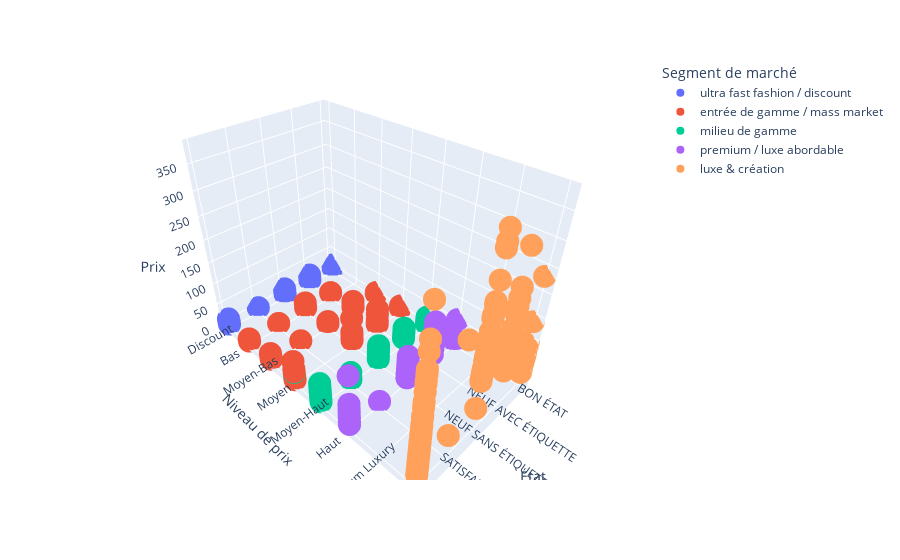

The notebook cell this image was saved under:
### Code cell
px.scatter_3d(filtered_df_shirt, x='État', y='Niveau de prix', z='Prix', color='Segment de marché', category_orders=category_orders)

### Figure 1 — Plotly figure (JSON) as saved in the notebook; plotly's stock layout.template omitted (floating-point values rounded to 4 significant figures; data arrays with more than 128 entries replaced by an {"elided": "..."} marker saying what was removed)
{"data": [{"hovertemplate": "Segment de marché=ultra fast fashion / discount<br>État=%{x}<br>Niveau de prix=%{y}<br>Prix=%{z}<extra></extra>", "legendgroup": "ultra fast fashion / discount", "marker": {"color": "#636efa", "symbol": "circle"}, "mode": "markers", "name": "ultra fast fashion / discount", "scene": "scene", "showlegend": true, "type": "scatter3d", "x": ["NEUF SANS ÉTIQUETTE", "NEUF SANS ÉTIQUETTE", "TRÈS BON ÉTAT", "TRÈS BON ÉTAT", "TRÈS BON ÉTAT", "TRÈS BON ÉTAT", "NEUF SANS ÉTIQUETTE", "NEUF AVEC ÉTIQUETTE", "NEUF SANS ÉTIQUETTE", "TRÈS BON ÉTAT", "NEUF SANS ÉTIQUETTE", "NEUF SANS ÉTIQUETTE", "TRÈS BON ÉTAT", "BON ÉTAT", "NEUF SANS ÉTIQUETTE", "TRÈS BON ÉTAT", "TRÈS BON ÉTAT", "NEUF SANS ÉTIQUETTE", "NEUF SANS ÉTIQUETTE", "NEUF SANS ÉTIQUETTE", "BON ÉTAT", "NEUF SANS ÉTIQUETTE", "TRÈS BON ÉTAT", "TRÈS BON ÉTAT", "NEUF SANS ÉTIQUETTE", "TRÈS BON ÉTAT", "NEUF SANS ÉTIQUETTE", "NEUF SANS ÉTIQUETTE", "BON ÉTAT", "TRÈS BON ÉTAT", "TRÈS BON ÉTAT", "TRÈS BON ÉTAT", "TRÈS BON ÉTAT", "TRÈS BON ÉTAT", "NEUF AVEC ÉTIQUETTE", "NEUF SANS ÉTIQUETTE", "NEUF SANS ÉTIQUETTE", "NEUF SANS ÉTIQUETTE", "TRÈS BON ÉTAT", "NEUF AVEC ÉTIQUETTE", "NEUF SANS ÉTIQUETTE", "TRÈS BON ÉTAT", "NEUF SANS ÉTIQUETTE", "NEUF SANS ÉTIQUETTE", "NEUF AVEC ÉTIQUETTE", "TRÈS BON ÉTAT", "NEUF AVEC ÉTIQUETTE", "SATISFAISANT", "NEUF AVEC ÉTIQUETTE", "BON ÉTAT", "TRÈS BON ÉTAT", "BON ÉTAT", "TRÈS BON ÉTAT", "TRÈS BON ÉTAT", "NEUF SANS ÉTIQUETTE", "TRÈS BON ÉTAT", "NEUF SANS ÉTIQUETTE", "NEUF SANS ÉTIQUETTE", "NEUF SANS ÉTIQUETTE", "NEUF SANS ÉTIQUETTE", "TRÈS BON ÉTAT", "NEUF SANS ÉTIQUETTE", "BON ÉTAT", "NEUF SANS ÉTIQUETTE", "NEUF SANS ÉTIQUETTE", "TRÈS BON ÉTAT", "NEUF AVEC ÉTIQUETTE", "TRÈS BON ÉTAT", "TRÈS BON ÉTAT", "TRÈS BON ÉTAT", "TRÈS BON ÉTAT", "NEUF SANS ÉTIQUETTE", "NEUF AVEC ÉTIQUETTE", "NEUF SANS ÉTIQUETTE", "NEUF SANS ÉTIQUETTE", "NEUF SANS ÉTIQUETTE", "NEUF AVEC ÉTIQUETTE", "NEUF SANS ÉTIQUETTE", "NEUF SANS ÉTIQUETTE", "NEUF SANS ÉTIQUETTE", "TRÈS BON ÉTAT", "NEUF SANS ÉTIQUETTE", "TRÈS BON ÉTAT", "NEUF SANS ÉTIQUETTE", "TRÈS BON ÉTAT", "TRÈS BON ÉTAT", "BON ÉTAT", "TRÈS BON ÉTAT", "TRÈS BON ÉTAT", "BON ÉTAT", "TRÈS BON ÉTAT", "BON ÉTAT", "BON ÉTAT", "TRÈS BON ÉTAT", "TRÈS BON ÉTAT", "TRÈS BON ÉTAT", "TRÈS BON ÉTAT", "NEUF SANS ÉTIQUETTE", "TRÈS BON ÉTAT", "NEUF SANS ÉTIQUETTE", "NEUF SANS ÉTIQUETTE", "TRÈS BON ÉTAT", "TRÈS BON ÉTAT", "NEUF SANS ÉTIQUETTE", "TRÈS BON ÉTAT", "NEUF AVEC ÉTIQUETTE", "NEUF AVEC ÉTIQUETTE", "TRÈS BON ÉTAT", "TRÈS BON ÉTAT", "TRÈS BON ÉTAT", "NEUF SANS ÉTIQUETTE", "TRÈS BON ÉTAT", "NEUF SANS ÉTIQUETTE", "BON ÉTAT", "NEUF SANS ÉTIQUETTE", "NEUF SANS ÉTIQUETTE", "TRÈS BON ÉTAT", "TRÈS BON ÉTAT", "NEUF SANS ÉTIQUETTE", "TRÈS BON ÉTAT", "TRÈS BON ÉTAT"], "y": ["Discount", "Discount", "Discount", "Discount", "Discount", "Discount", "Discount", "Discount", "Discount", "Discount", "Discount", "Discount", "Discount", "Discount", "Discount", "Discount", "Discount", "Discount", "Discount", "Discount", "Discount", "Discount", "Discount", "Discount", "Discount", "Discount", "Discount", "Discount", "Discount", "Discount", "Discount", "Discount", "Discount", "Discount", "Discount", "Discount", "Discount", "Discount", "Discount", "Discount", "Discount", "Discount", "Discount", "Discount", "Discount", "Discount", "Discount", "Discount", "Discount", "Discount", "Discount", "Discount", "Discount", "Discount", "Discount", "Discount", "Discount", "Discount", "Discount", "Discount", "Discount", "Discount", "Discount", "Discount", "Discount", "Discount", "Discount", "Discount", "Discount", "Discount", "Discount", "Discount", "Discount", "Discount", "Discount", "Discount", "Discount", "Discount", "Discount", "Discount", "Discount", "Discount", "Discount", "Discount", "Discount", "Discount", "Discount", "Discount", "Discount", "Discount", "Discount", "Discount", "Discount", "Discount", "Discount", "Discount", "Discount", "Discount", "Discount", "Discount", "Discount", "Discount", "Discount", "Discount", "Discount", "Discount", "Discount", "Discount", "Discount", "Discount", "Discount", "Discount", "Discount", "Discount", "Discount", "Discount", "Discount", "Discount", "Discount", "Discount", "Discount"], "z": [5, 5, 5, 15, 2, 2, 15, 4, 4, 2, 4, 3, 10, 2, 5, 3, 3, 5, 4, 5, 2, 5, 3, 3, 3, 2, 3, 5, 1, 1, 3.5, 2, 3.5, 2, 6.5, 15, 3, 2, 4.5, 8, 10, 5, 1, 2, 8, 3, 7, 3, 5, 5, 8, 2, 8, 8, 7.5, 1, 3, 5, 9, 7, 9, 5, 9, 2, 2, 4, 2.5, 4, 4, 3, 4.99, 5, 7, 12, 11, 5, 16, 8, 7, 10, 7, 5, 5, 5, 6, 5, 5, 4, 5, 4, 3, 4, 5, 3.5, 5, 10, 5, 10, 4, 5, 5, 4, 6, 10, 4, 7, 5, 3, 3, 6, 4, 9, 8.5, 1, 5, 4, 6.5, 7, 5, 10, 8]}, {"hovertemplate": "Segment de marché=entrée de gamme / mass market<br>État=%{x}<br>Niveau de prix=%{y}<br>Prix=%{z}<extra></extra>", "legendgroup": "entrée de gamme / mass market", "marker": {"color": "#EF553B", "symbol": "circle"}, "mode": "markers", "name": "entrée de gamme / mass market", "scene": "scene", "showlegend": true, "type": "scatter3d", "x": ["TRÈS BON ÉTAT", "NEUF AVEC ÉTIQUETTE", "TRÈS BON ÉTAT", "TRÈS BON ÉTAT", "TRÈS BON ÉTAT", "TRÈS BON ÉTAT", "NEUF SANS ÉTIQUETTE", "NEUF SANS ÉTIQUETTE", "NEUF SANS ÉTIQUETTE", "TRÈS BON ÉTAT", "TRÈS BON ÉTAT", "NEUF SANS ÉTIQUETTE", "TRÈS BON ÉTAT", "TRÈS BON ÉTAT", "TRÈS BON ÉTAT", "TRÈS BON ÉTAT", "TRÈS BON ÉTAT", "TRÈS BON ÉTAT", "NEUF SANS ÉTIQUETTE", "NEUF SANS ÉTIQUETTE", "TRÈS BON ÉTAT", "NEUF AVEC ÉTIQUETTE", "TRÈS BON ÉTAT", "TRÈS BON ÉTAT", "NEUF AVEC ÉTIQUETTE", "TRÈS BON ÉTAT", "TRÈS BON ÉTAT", "TRÈS BON ÉTAT", "TRÈS BON ÉTAT", "NEUF AVEC ÉTIQUETTE", "NEUF AVEC ÉTIQUETTE", "SATISFAISANT", "TRÈS BON ÉTAT", "TRÈS BON ÉTAT", "NEUF SANS ÉTIQUETTE", "TRÈS BON ÉTAT", "TRÈS BON ÉTAT", "TRÈS BON ÉTAT", "NEUF SANS ÉTIQUETTE", "TRÈS BON ÉTAT", "TRÈS BON ÉTAT", "TRÈS BON ÉTAT", "TRÈS BON ÉTAT", "TRÈS BON ÉTAT", "TRÈS BON ÉTAT", "TRÈS BON ÉTAT", "TRÈS BON ÉTAT", "TRÈS BON ÉTAT", "TRÈS BON ÉTAT", "TRÈS BON ÉTAT", "BON ÉTAT", "BON ÉTAT", "TRÈS BON ÉTAT", "TRÈS BON ÉTAT", "BON ÉTAT", "TRÈS BON ÉTAT", "TRÈS BON ÉTAT", "NEUF SANS ÉTIQUETTE", "NEUF SANS ÉTIQUETTE", "TRÈS BON ÉTAT", "NEUF SANS ÉTIQUETTE", "NEUF AVEC ÉTIQUETTE", "NEUF AVEC ÉTIQUETTE", "TRÈS BON ÉTAT", "BON ÉTAT", "TRÈS BON ÉTAT", "NEUF SANS ÉTIQUETTE", "TRÈS BON ÉTAT", "NEUF SANS ÉTIQUETTE", "TRÈS BON ÉTAT", "NEUF SANS ÉTIQUETTE", "NEUF SANS ÉTIQUETTE", "NEUF SANS ÉTIQUETTE", "TRÈS BON ÉTAT", "TRÈS BON ÉTAT", "TRÈS BON ÉTAT", "TRÈS BON ÉTAT", "TRÈS BON ÉTAT", "NEUF AVEC ÉTIQUETTE", "TRÈS BON ÉTAT", "TRÈS BON ÉTAT", "NEUF SANS ÉTIQUETTE", "TRÈS BON ÉTAT", "NEUF SANS ÉTIQUETTE", "TRÈS BON ÉTAT", "NEUF SANS ÉTIQUETTE", "TRÈS BON ÉTAT", "TRÈS BON ÉTAT", "NEUF AVEC ÉTIQUETTE", "TRÈS BON ÉTAT", "TRÈS BON ÉTAT", "NEUF SANS ÉTIQUETTE", "TRÈS BON ÉTAT", "TRÈS BON ÉTAT", "TRÈS BON ÉTAT", "TRÈS BON ÉTAT", "TRÈS BON ÉTAT", "TRÈS BON ÉTAT", "NEUF SANS ÉTIQUETTE", "NEUF SANS ÉTIQUETTE", "BON ÉTAT", "TRÈS BON ÉTAT", "TRÈS BON ÉTAT", "TRÈS BON ÉTAT", "BON ÉTAT", "NEUF AVEC ÉTIQUETTE", "BON ÉTAT", "NEUF SANS ÉTIQUETTE", "BON ÉTAT", "TRÈS BON ÉTAT", "NEUF AVEC ÉTIQUETTE", "SATISFAISANT", "TRÈS BON ÉTAT", "BON ÉTAT", "TRÈS BON ÉTAT", "TRÈS BON ÉTAT", "TRÈS BON ÉTAT", "TRÈS BON ÉTAT", "NEUF SANS ÉTIQUETTE", "TRÈS BON ÉTAT", "TRÈS BON ÉTAT"], "y": ["Moyen", "Moyen", "Moyen", "Moyen", "Bas", "Bas", "Bas", "Bas", "Bas", "Moyen", "Moyen", "Moyen", "Bas", "Bas", "Bas", "Moyen", "Moyen", "Bas", "Bas", "Bas", "Moyen", "Moyen-Bas", "Bas", "Moyen", "Moyen-Bas", "Moyen", "Bas", "Bas", "Bas", "Bas", "Bas", "Bas", "Moyen", "Moyen", "Moyen", "Moyen", "Moyen", "Moyen", "Moyen", "Moyen", "Moyen", "Moyen", "Moyen", "Moyen", "Moyen", "Moyen", "Moyen", "Moyen", "Moyen", "Moyen", "Moyen", "Moyen", "Moyen", "Moyen", "Moyen", "Moyen", "Moyen", "Moyen", "Moyen", "Moyen", "Moyen", "Moyen", "Moyen", "Moyen", "Moyen", "Moyen", "Moyen", "Moyen", "Moyen", "Moyen", "Moyen", "Moyen", "Moyen", "Moyen", "Moyen", "Moyen", "Moyen", "Moyen", "Moyen", "Moyen", "Moyen", "Moyen", "Moyen", "Moyen", "Moyen", "Moyen", "Moyen", "Moyen", "Moyen", "Moyen", "Moyen-Bas", "Moyen-Bas", "Moyen-Bas", "Moyen-Bas", "Moyen-Bas", "Moyen-Bas", "Moyen-Bas", "Moyen-Bas", "Moyen-Bas", "Moyen-Bas", "Moyen-Bas", "Moyen-Bas", "Moyen-Bas", "Moyen-Bas", "Moyen-Bas", "Moyen-Bas", "Moyen-Bas", "Moyen-Bas", "Moyen-Bas", "Moyen-Bas", "Moyen-Bas", "Moyen-Bas", "Moyen-Bas", "Moyen-Bas", "Moyen-Bas", "Moyen-Bas", "Moyen", "Moyen", "Moyen", "Moyen-Bas", "Moyen-Bas"], "z": [5, 28, 11.5, 10, 7, 3, 4, 3, 3, 28, 2, 8, 3.99, 3.99, 1, 15, 2, 2, 3.5, 16, 8.5, 19.99, 2, 22, 12, 13, 5, 1, 4, 3.5, 4.5, 3, 2, 2, 15, 5, 10, 5, 3.5, 2.5, 2.5, 2, 10, 3, 5.99, 5, 4, 5, 4, 6, 5, 2.5, 6, 3, 8, 8, 7, 5, 8, 6.5, 20, 1, 39.99, 1, 3, 5, 10, 6, 60, 25, 6, 6, 19, 15, 5, 5, 3.99, 3.49, 6, 47.5, 1, 9, 4, 9, 4, 9, 8, 2.5, 10, 5, 2, 8, 7, 12, 9, 4, 3.5, 8, 5, 2.5, 5, 8, 3, 5, 2, 4, 3, 5, 3, 3, 9, 2, 3, 3, 2, 4, 20, 20, 25, 17, 17]}, {"hovertemplate": "Segment de marché=milieu de gamme<br>État=%{x}<br>Niveau de prix=%{y}<br>Prix=%{z}<extra></extra>", "legendgroup": "milieu de gamme", "marker": {"color": "#00cc96", "symbol": "circle"}, "mode": "markers", "name": "milieu de gamme", "scene": "scene", "showlegend": true, "type": "scatter3d", "x": {"elided": "146 str values"}, "y": {"elided": "146 str values"}, "z": {"elided": "146 float values"}}, {"hovertemplate": "Segment de marché=premium / luxe abordable<br>État=%{x}<br>Niveau de prix=%{y}<br>Prix=%{z}<extra></extra>", "legendgroup": "premium / luxe abordable", "marker": {"color": "#ab63fa", "symbol": "circle"}, "mode": "markers", "name": "premium / luxe abordable", "scene": "scene", "showlegend": true, "type": "scatter3d", "x": {"elided": "137 str values"}, "y": {"elided": "137 str values"}, "z": {"elided": "137 float values"}}, {"hovertemplate": "Segment de marché=luxe & création<br>État=%{x}<br>Niveau de prix=%{y}<br>Prix=%{z}<extra></extra>", "legendgroup": "luxe & création", "marker": {"color": "#FFA15A", "symbol": "circle"}, "mode": "markers", "name": "luxe & création", "scene": "scene", "showlegend": true, "type": "scatter3d", "x": {"elided": "136 str values"}, "y": {"elided": "136 str values"}, "z": {"elided": "136 float values"}}], "layout": {"legend": {"title": {"text": "Segment de marché"}, "tracegroupgap": 0}, "margin": {"t": 60}, "scene": {"domain": {"x": [0, 1], "y": [0, 1]}, "xaxis": {"categoryarray": ["BON ÉTAT", "NEUF AVEC ÉTIQUETTE", "NEUF SANS ÉTIQUETTE", "SATISFAISANT", "TRÈS BON ÉTAT"], "categoryorder": "array", "title": {"text": "État"}}, "yaxis": {"categoryarray": ["Discount", "Bas", "Moyen-Bas", "Moyen", "Moyen-Haut", "Haut", "Premium Luxury", "Luxe"], "categoryorder": "array", "title": {"text": "Niveau de prix"}}, "zaxis": {"title": {"text": "Prix"}}}}}
